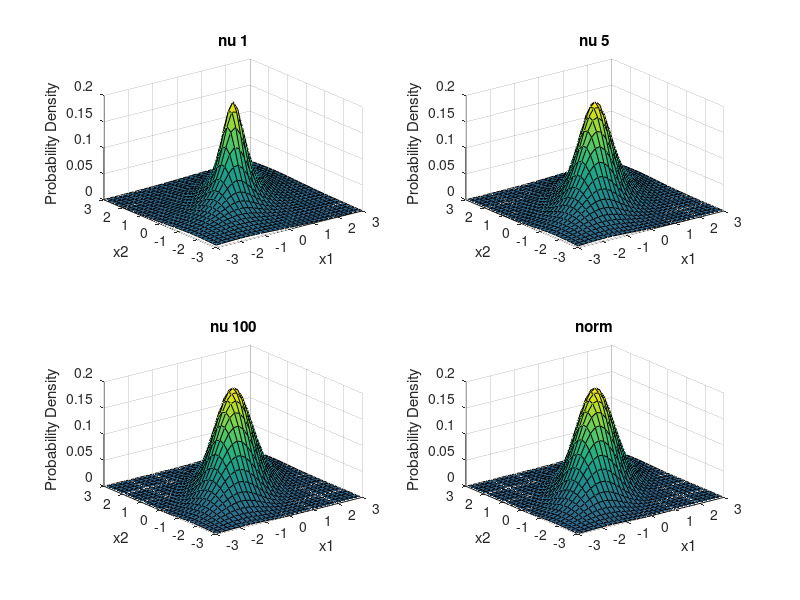
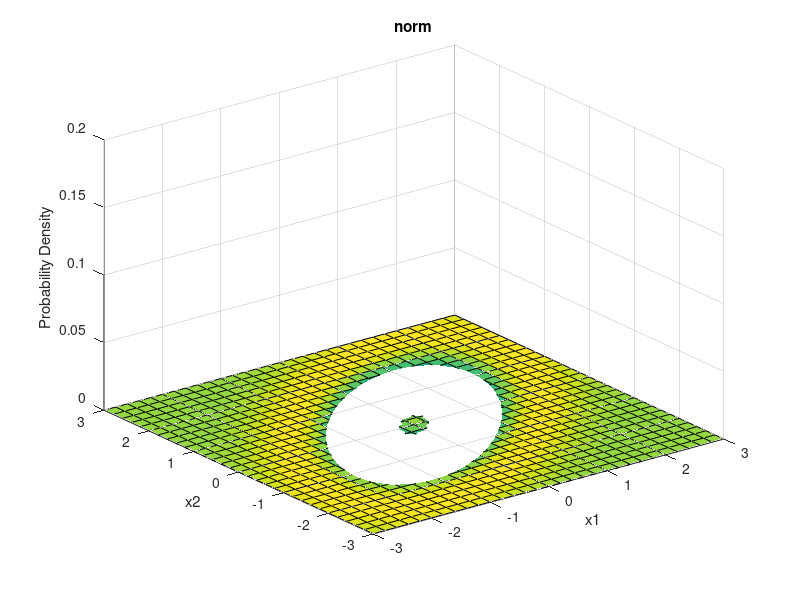

Recreate these plots in MATLAB, in order.
Rho = [1 .6; .6 1];
x1 = -3:.2:3; x2 = -3:.2:3;
[X1,X2] = meshgrid(x1,x2);

figure(1)
subplot(2,2,1)
nu = 1;
F = mvtpdf([X1(:) X2(:)],Rho,nu);
F = reshape(F,length(x2),length(x1));
surf(x1,x2,F);
caxis([min(F(:))-.5*range(F(:)),max(F(:))]);
axis([-3 3 -3 3 0 .2])
xlabel('x1'); ylabel('x2'); zlabel('Probability Density');
title('nu 1')

subplot(2,2,2)
nu = 5;
F = mvtpdf([X1(:) X2(:)],Rho,nu);
F = reshape(F,length(x2),length(x1));
surf(x1,x2,F);
caxis([min(F(:))-.5*range(F(:)),max(F(:))]);
axis([-3 3 -3 3 0 .2])
xlabel('x1'); ylabel('x2'); zlabel('Probability Density');
title('nu 5')

subplot(2,2,3)
nu = 100;
F = mvtpdf([X1(:) X2(:)],Rho,nu);
F = reshape(F,length(x2),length(x1));
surf(x1,x2,F);
caxis([min(F(:))-.5*range(F(:)),max(F(:))]);
axis([-3 3 -3 3 0 .2])
xlabel('x1'); ylabel('x2'); zlabel('Probability Density');
title('nu 100')

subplot(2,2,4)
nu = 100;
F = mvnpdf([X1(:) X2(:)],[0,0],Rho);
F = reshape(F,length(x2),length(x1));
surf(x1,x2,F);
caxis([min(F(:))-.5*range(F(:)),max(F(:))]);
axis([-3 3 -3 3 0 .2])
xlabel('x1'); ylabel('x2'); zlabel('Probability Density');
title('norm')

figure(2)
F_t100 = mvtpdf([X1(:) X2(:)],Rho,nu);
F_n = mvnpdf([X1(:) X2(:)],[0,0],Rho);
F = reshape(F_t100-F_n,length(x2),length(x1));
surf(x1,x2,F);
caxis([min(F(:))-.5*range(F(:)),max(F(:))]);
axis([-3 3 -3 3 0 .2])
xlabel('x1'); ylabel('x2'); zlabel('Probability Density');
title('norm')
